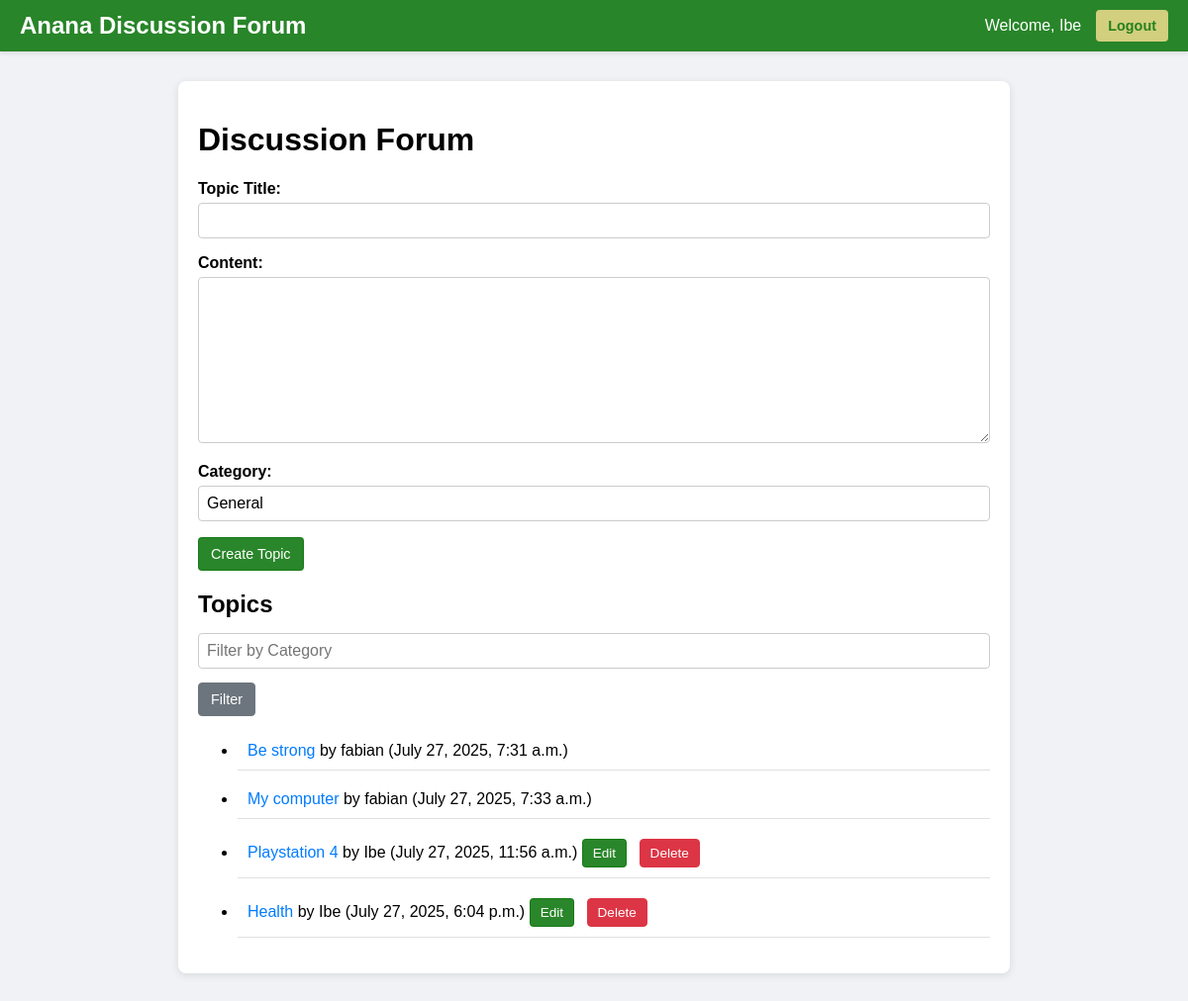
The page / (signed in) on the database its author committed.
### discussion/models.py (models this page shows, shortened)
class Topic(models.Model):
    title = models.CharField(max_length=200)
    content = models.TextField()
    category = models.CharField(max_length=50, default='General')
    creator = models.ForeignKey(User, on_delete=models.CASCADE)
    creation_date = models.DateTimeField(auto_now_add=True)

### discussion/views.py (the view)
# urls.py: path('', views.topic_list, name='topic_list'),
@login_required
def topic_list(request):
    category = request.GET.get('category')
    topics = Topic.objects.filter(category=category) if category else Topic.objects.all()
    if request.method == 'POST':
        form = TopicForm(request.POST)
        if form.is_valid():
            Topic.objects.create(
                title=form.cleaned_data['title'],
                content=form.cleaned_data['content'],
                category=form.cleaned_data['category'],
                creator=request.user
            )
            return redirect('topic_list')
    else:
        form = TopicForm()
    return render(request, 'discussion/topic_list.html', {'topics': topics, 'form': form})

### discussion/views.py
class TopicForm(forms.Form):
    title = forms.CharField(max_length=200, label='Topic Title')
    content = forms.CharField(widget=forms.Textarea, label='Content')
    category = forms.CharField(max_length=50, label='Category', initial='General')

### discussion/templates/discussion/topic_list.html (shortened to what this page needs)
<!DOCTYPE html>
<html lang="en">
<head>
    {% load static %}
    <link href="{% static 'discussion/style.css' %}" rel="stylesheet">
</head>
<body>
    <nav class="navbar">
        <div class="navbar-container">
            <a class="navbar-brand" href="{% url 'topic_list' %}">Anana Discussion Forum</a>
            <div class="navbar-nav">
                {% if user.is_authenticated %}
                    <span class="nav-text">Welcome, {{ user.username }}</span>
                    <form method="post" action="{% url 'logout' %}">
                        <button type="submit" class="nav-button">Logout</button>
                    </form>
                {% else %}
                    <a href="{% url 'login' %}">Login</a>
                    <a href="{% url 'register' %}">Register</a>
                {% endif %}
            </div>
        </div>
    </nav>
    <div class="content-container">
        <h1>Discussion Forum</h1>
        {% if user.is_authenticated %}
            <form method="post" action="{% url 'topic_list' %}">
                <div class="form-group">
                    {{ form.as_p }}
                </div>
                <button type="submit" class="btn btn-primary">Create Topic</button>
            </form>
        {% endif %}
        <h2 class="form-group">Topics</h2>
        <form method="get" class="form-group">
            <div class="form-group">
                <input type="text" name="category" placeholder="Filter by Category" value="{{ request.GET.category }}">
                <button type="submit" class="btn btn-secondary">Filter</button>
            </div>
        </form>
        <ul class="list-unstyled">
            {% for topic in topics %}
                <li class="topic-item">
                    <a href="{% url 'topic_detail' topic.pk %}">{{ topic.title }}</a> by {{ topic.creator }} ({{ topic.creation_date }})
                    {% if topic.creator == user %}
                        <a href="{% url 'edit_topic' topic.pk %}" class="btn btn-small btn-primary">Edit</a>
                        <form method="post" action="{% url 'user_delete_topic' topic.pk %}" style="display:inline;">
                            <button type="submit" class="btn btn-small btn-danger">Delete</button>
                        </form>
                    {% endif %}
                </li>
            {% endfor %}
        </ul>
    </div>
</body>
</html>

### discussion/static/discussion/style.css (style rules this page uses)
body { font-family: Arial, sans-serif; background-color: #f0f2f5; margin: 0; padding: 0; }
.navbar { background-color: rgba(19, 121, 19, 0.9); padding: 10px 20px; box-shadow: 0 2px 4px rgba(0, 0, 0, 0.1); }
.navbar-container { max-width: 1200px; margin: 0 auto; display: flex; justify-content: space-between; align-items: center; }
.navbar-brand { color: #fff; font-size: 1.5em; font-weight: bold; text-decoration: none; }
.navbar-nav { display: flex; align-items: center; gap: 15px; }
.navbar-nav a, .navbar-nav .nav-text { color: #fff; text-decoration: none; font-size: 1em; }
.navbar-nav form { display: inline; }
.nav-button { background-color: #555; color: #fff; border: none; padding: 8px 12px; border-radius: 4px; cursor: pointer; font-size: 0.9em; }
.content-container { max-width: 800px; margin: 30px auto; padding: 20px; background-color: #fff; border-radius: 8px; box-shadow: 0 2px 8px rgba(0, 0, 0, 0.1); }
.form-group { margin-bottom: 15px; }
.form-group label { display: block; font-weight: bold; margin-bottom: 5px; }
.form-group input, .form-group textarea { width: 100%; padding: 8px; border: 1px solid #ccc; border-radius: 4px; font-size: 1em; box-sizing: border-box; }
.form-group textarea { resize: vertical; min-height: 100px; }
.btn { display: inline-block; padding: 8px 12px; border-radius: 4px; text-decoration: none; font-size: 0.9em; cursor: pointer; margin-right: 8px; }
.btn-primary { background-color: rgba(19, 121, 19, 0.9); color: #fff; border: 1px solid rgba(19, 121, 19, 0.9); }
.btn-danger { background-color: #dc3545; color: #fff; border: 1px solid #dc3545; }
.btn-secondary { background-color: #6c757d; color: #fff; border: 1px solid #6c757d; }
.btn-small { padding: 6px 10px; font-size: 0.85em; }
.btn.btn-small.btn-primary { color: #fff; }
.btn.btn-secondary { margin-top: 1em; }
.nav-button { background-color: rgba(229, 215, 136, 0.9); color: rgba(19, 121, 19, 0.9); font-weight: bold; }
.topic-item, .comment-item { padding: 10px; margin-bottom: 10px; border-bottom: 1px solid #e0e0e0; }
.topic-item a, .comment-item a { color: #007bff; text-decoration: none; }

### rows shown on the page
Topic: title "Be strong", creator "fabian", creation_date "July 27, 2025, 7:31 a.m."
Topic: title "My computer", creator "fabian", creation_date "July 27, 2025, 7:33 a.m."
Topic: title "Playstation 4", creator "Ibe", creation_date "July 27, 2025, 11:56 a.m.", shows "Edit"
Topic: title "Health", creator "Ibe", creation_date "July 27, 2025, 6:04 p.m.", shows "Edit"

### other values the page prints
{{ user.username }} "Ibe"
